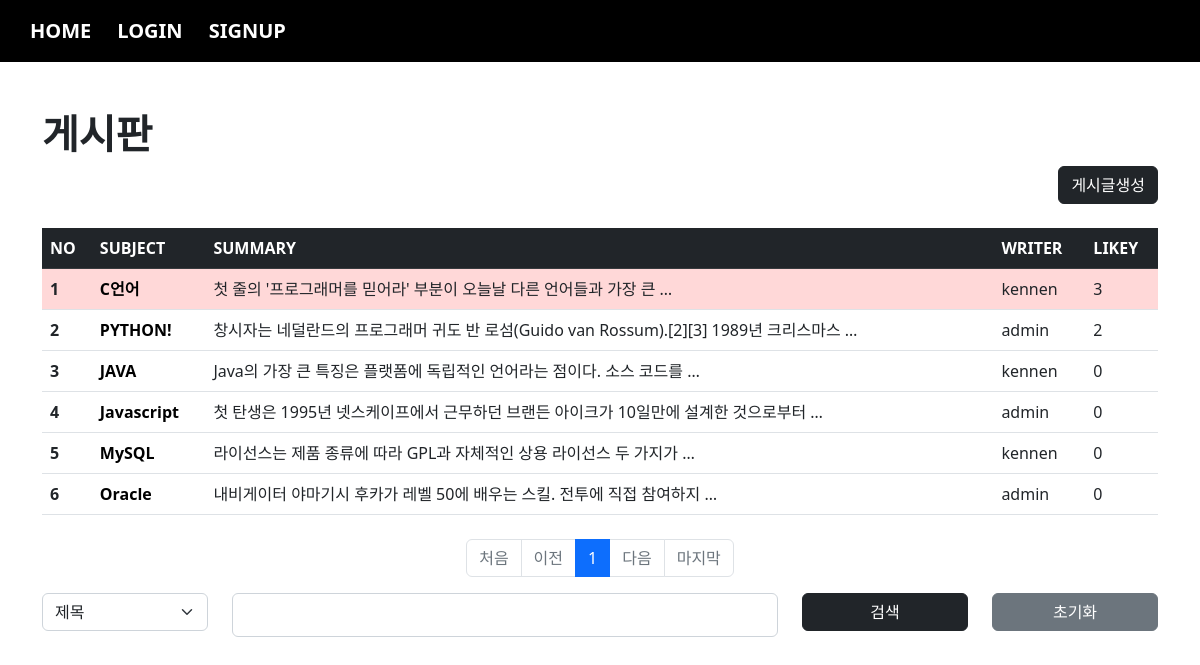
The app's page /board/index/ with its own data.
### board/models.py (models this page shows, shortened)
class Board(models.Model):
    subject = models.CharField(max_length=100)
    writer = models.ForeignKey(User, on_delete=models.CASCADE, related_name="writer")
    content = models.TextField()
    pubdate = models.DateTimeField(default=timezone.now)
    likey = models.ManyToManyField(User, blank=True, related_name="likey")
    def ishot(self):
        if self.likey.count() > 2:
            return True
        return False

### acc/models.py (models this page shows, shortened)
class User(AbstractUser):
    pic = models.ImageField(upload_to="user/%y")
    comment = models.TextField()
    age = models.IntegerField(default=0)
    point = models.IntegerField(default=0)

### board/views.py (the view)
# urls.py: path('index/', views.index, name="index"),
def index(request):
    pg = request.GET.get("page", 1)
    kw = request.GET.get("kw", "")
    cate = request.GET.get("cate", "")
    if kw:
        if cate == "sub":
            b = Board.objects.filter(subject__startswith=kw)
        elif cate == "wri":
            try:
                from acc.models import User
                u = User.objects.get(username=kw)
                b = Board.objects.filter(writer=u)
            except:
                b = Board.objects.none()
        elif cate == "con":
            b = Board.objects.filter(content__contains=kw)
    else:
        b = Board.objects.all()
    pag = Paginator(b, 10)
    obj = pag.get_page(pg)
    context = {
        "bset" : obj,
        "kw" : kw,
        "cate" : cate
    }
    return render(request, "board/index.html", context)

### templates/board/index.html (shortened to what this page needs)
{% extends 'base.html' %}
{% block con %}
    {% load mathfilters %}
    <h1><b>게시판</b></h1>
    <div class="text-end">
        <a href="{% url 'board:create' %}" class="btn btn-dark">게시글생성</a>
    </div>
    <table class="table table-hover mt-4">
        <thead>
            <tr class="table-dark">
                <th scope="col">NO</th>
                <th scope="col">SUBJECT</th>
                <th scope="col">SUMMARY</th>
                <th scope="col">WRITER</th>
                <th scope="col">LIKEY</th>
            </tr>
        </thead>
        <tbody>
            {% for i in bset %}
                <tr {% if i.ishot %} style="background-color: rgba(255, 0, 0, 0.151);" {% endif %}>
                    <th scope="row">{{ forloop.counter }}</th>
                    <td><a class="sub" href="{% url 'board:detail' i.id %}">{{ i.subject }}</a></td>
                    <td>{{ i.content | truncatewords:10 }}</td>
                    <td>{{ i.writer }}</td>
                    <td>{{ i.likey.count }}</td>
                </tr>
            {% endfor %}
        </tbody>
    </table>
    <nav aria-label="Page navigation example" class="mt-4">
        <ul class="pagination justify-content-center">
            {% if bset.has_previous %}
                <li class="page-item"><a class="page-link" href="{% url 'board:index' %}?page=1">처음</a></li>
                <li class="page-item"><a class="page-link" href="{% url 'board:index' %}?page={{ bset.previous_page_number }}">이전</a></li>
            {% else %}
                <li class="page-item disabled"><a class="page-link">처음</a></li>
                <li class="page-item disabled"><a class="page-link">이전</a></li>
            {% endif %}
            {% for i in bset.paginator.page_range %}
                {% if bset.number|add:3 >= i and i >= bset.number|sub:3 %}
                    <li class="page-item {% if bset.number == i %} active {% endif %}"><a class="page-link" href="{% url 'board:index' %}?page={{i}}">{{i}}</a></li>
                {% endif %}
            {% endfor %}
            {% if bset.has_next %}
                <li class="page-item"><a class="page-link" href="{% url 'board:index' %}?page={{ bset.next_page_number }}">다음</a></li>
                <li class="page-item"><a class="page-link" href="{% url 'board:index' %}?page={{ bset.paginator.num_pages }}">마지막</a></li>
            {% else %}
                <li class="page-item disabled"><a class="page-link">다음</a></li>
                <li class="page-item disabled"><a class="page-link">마지막</a></li>
            {% endif %}
        </ul>
    </nav>
    <form>
        <div class="row">
            <div class="col-sm-2">
                <select class="form-select" name="cate">
                    <option value="sub" {% if cate == "sub" %} selected {% endif %}>제목</option>
                </select>
            </div>
            <div class="col-sm-6">
                <input type="text" name="kw" value="{{kw}}" class="form-control">
            </div>
            <div class="col-sm-2">
                <button style="width:100%" class="btn btn-dark">검색</button>
            </div>
            <div class="col-sm-2">
                <a style="width:100%" class="btn btn-secondary" href="{% url 'board:index' %}">초기화</a>
            </div>
        </div>
    </form>
{% endblock %}

### templates/board/index.html (style rules this page uses)
.sub { text-decoration: none; color:black; font-weight: bold; }

### templates/base.html (style rules this page uses)
.form-control { font-weight: bold; font-size: 20px; }

### records on screen
Board: subject "C언어", content "첫 줄의 '프로그래머를 믿어라' 부분이 오늘날 다른 언어들과 가장 큰 …", writer "kennen", likey.count "3"
Board: subject "PYTHON!", content "창시자는 네덜란드의 프로그래머 귀도 반 로섬(Guido van Rossum).[2][3] 1989년 크리스마스 …", writer "admin", likey.count "2"
Board: subject "JAVA", content "Java의 가장 큰 특징은 플랫폼에 독립적인 언어라는 점이다. 소스 코드를 …", writer "kennen", likey.count "0"
Board: subject "Javascript", content "첫 탄생은 1995년 넷스케이프에서 근무하던 브랜든 아이크가 10일만에 설계한 것으로부터 …", writer "admin", likey.count "0"
Board: subject "MySQL", content "라이선스는 제품 종류에 따라 GPL과 자체적인 상용 라이선스 두 가지가 …", writer "kennen", likey.count "0"
Board: subject "Oracle", content "내비게이터 야마기시 후카가 레벨 50에 배우는 스킬. 전투에 직접 참여하지 …", writer "admin", likey.count "0"

### other values on screen
{{ i }} "1"
